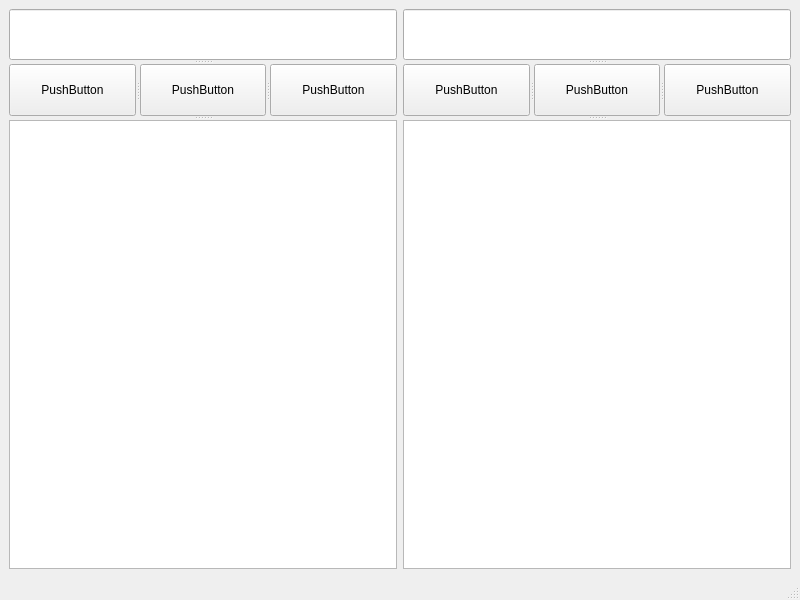
<?xml version="1.0" encoding="UTF-8"?>
<ui version="4.0">
 <class>MainWindow</class>
 <widget class="QMainWindow" name="MainWindow">
  <property name="geometry">
   <rect>
    <x>0</x>
    <y>0</y>
    <width>800</width>
    <height>600</height>
   </rect>
  </property>
  <property name="windowTitle">
   <string>MainWindow</string>
  </property>
  <widget class="QWidget" name="centralwidget">
   <layout class="QHBoxLayout" name="horizontalLayout">
    <item>
     <widget class="QSplitter" name="screamerVerticalSplitter">
      <property name="orientation">
       <enum>Qt::Vertical</enum>
      </property>
      <widget class="QLineEdit" name="screamerLine"/>
      <widget class="QSplitter" name="screamerButtonSplitter">
       <property name="orientation">
        <enum>Qt::Horizontal</enum>
       </property>
       <widget class="QPushButton" name="pushStandartValueButton">
        <property name="text">
         <string>PushButton</string>
        </property>
       </widget>
       <widget class="QPushButton" name="delFromScreamerButton">
        <property name="text">
         <string>PushButton</string>
        </property>
       </widget>
       <widget class="QPushButton" name="addToScreamerButton">
        <property name="text">
         <string>PushButton</string>
        </property>
       </widget>
      </widget>
      <widget class="QListWidget" name="screamerListWidget"/>
     </widget>
    </item>
    <item>
     <widget class="QSplitter" name="observerVerticalSplitter">
      <property name="orientation">
       <enum>Qt::Vertical</enum>
      </property>
      <widget class="QLineEdit" name="observerLine">
       <property name="maximumSize">
        <size>
         <width>16777215</width>
         <height>16777215</height>
        </size>
       </property>
      </widget>
      <widget class="QSplitter" name="observerButtonSplitter">
       <property name="orientation">
        <enum>Qt::Horizontal</enum>
       </property>
       <widget class="QPushButton" name="addObserverButton">
        <property name="text">
         <string>PushButton</string>
        </property>
       </widget>
       <widget class="QPushButton" name="delObserverButton">
        <property name="text">
         <string>PushButton</string>
        </property>
       </widget>
       <widget class="QPushButton" name="renameObserverButton">
        <property name="text">
         <string>PushButton</string>
        </property>
       </widget>
      </widget>
      <widget class="QTableWidget" name="tableWidget"/>
     </widget>
    </item>
   </layout>
  </widget>
  <widget class="QMenuBar" name="menubar">
   <property name="geometry">
    <rect>
     <x>0</x>
     <y>0</y>
     <width>800</width>
     <height>21</height>
    </rect>
   </property>
  </widget>
  <widget class="QStatusBar" name="statusbar"/>
 </widget>
 <resources/>
 <connections/>
</ui>
